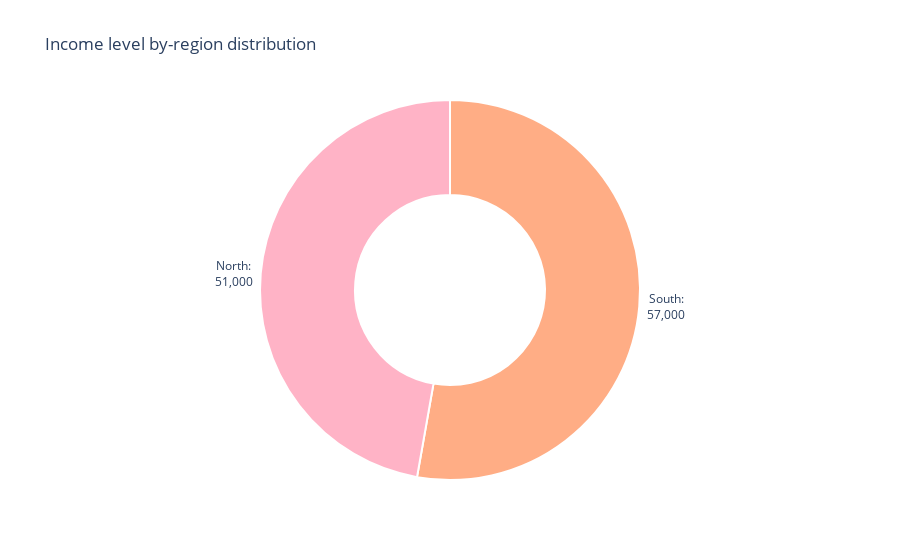

Notebook cell for this chart:
### Markdown cell above
3. Сравните уровни зарплат людей на севере и юге.

### Code cell
df = df_all[df_all["region"].isin(["North", "South"])]
df = df.groupby("region")["annual_income"].median().reset_index(name="mean_income")

fig = go.Figure()
fig.add_trace(go.Pie(labels=df["region"],
                     values=df["mean_income"],
                     textinfo="label+text",
                     texttemplate="%{label}:<br>%{value}",
                     textposition="outside",
                     hoverinfo="label+percent+value",
                     marker = dict(colors = ["#ffb3c6",
                                             "#ffad85"],
                                   line=dict(color="#ffffff", width=2))))
fig.update_layout(title_text="Income level by-region distribution",
                  showlegend=False)
fig.update_traces(hole=0.5)

### Figure 1 — Plotly figure (JSON) as saved in the notebook; plotly's stock layout.template omitted (floating-point values rounded to 4 significant figures)
{"data": [{"hole": 0.5, "hoverinfo": "label+percent+value", "labels": ["North", "South"], "marker": {"colors": ["#ffb3c6", "#ffad85"], "line": {"color": "#ffffff", "width": 2}}, "textinfo": "label+text", "textposition": "outside", "texttemplate": "%{label}:<br>%{value}", "type": "pie", "values": [51000, 57000]}], "layout": {"autosize": true, "showlegend": false, "title": {"text": "Income level by-region distribution"}}}
